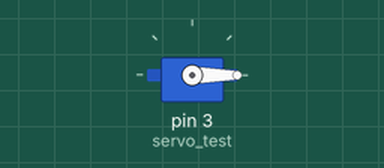
A sketch run on a simulated Arduino Uno, built with avr-gcc and run on an emulated ATmega328P. Shown: servo.

Above: at 0.05 s.
At 2.7 s:
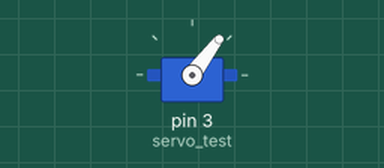
At 5.35 s:
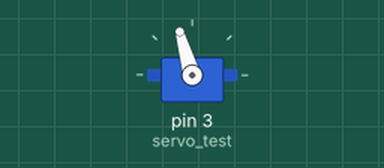
At 10.65 s:
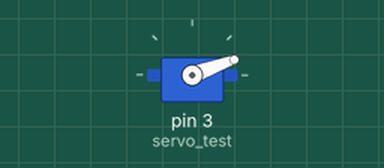
Timing chart, 0 to 14.1 s (numbered marks = the images above):
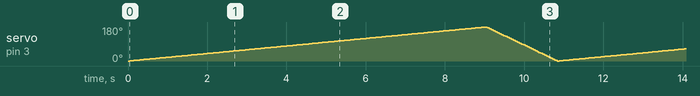

The sketch:

servo2.ino
```cpp
#include <Servo.h>

Servo servo_test;

int angle = 0;

void setup()
{
  servo_test.attach(3);
}

void loop()
{
  for(angle = 0; angle < 180; angle += 1)
  {
    servo_test.write(angle);
    delay(50);
  }

  delay(10);

  for(angle = 180; angle>=1; angle-=5)
  {
    servo_test.write(angle);
    delay(50);
  }

    delay(10);
}
```
